Frame 1 (no input): blank canvas, image omitted
Frame 60 (the mouse pressed at the canvas centre just before this capture): blank canvas, image omitted
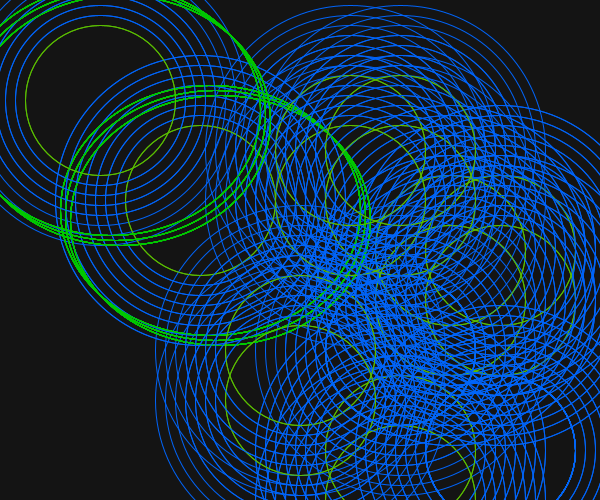
Frame 120 (the mouse held since frame 60 and released just before this capture)

The Processing sketch whose frames 1 and 60 were blank and that drew this single picture after the mouse press (run headless with seeded random() and noise(); from frame 60 on, the mouse is pressed at the canvas centre):

// Processing sketch: processing_139578
// ── processing_139578.pde



//method - returns a value 
void setup() {
  size(600, 500);
 
  background(255);
  smooth();

}

//call a function
void draw() {
  background(20);
  stroke(100, 100, 100);
  vortex(200, 200, mouseX); // function
  vortex(100, 100, mouseX);
  vortex(200, 200, mouseX);
  vortex(100, 100, mouseY);

}


//function's method
void vortex(int x, int y, int d) {
  pushMatrix();
  translate(x, y);
  stroke(90, 190, 0);
  noFill();
  
  for(int i = 150; i < d; i +=20) {
    //line(mouseX, mouseY, i, i);
    //line(mouseX, mouseY, mouseX, mouseY);
   
    ellipse(0, 0, i, i);
    ellipse(mouseX, mouseY, i, i);
    //stroke(10, 0, 50);
    ellipse(mouseY, 100, i, i);
    ellipse(mouseX, 100, i, i);
    ellipse(200, mouseX, i, i);
    ellipse(200, mouseY, i, i);
    //stroke(100, 0, 150);
    ellipse(mouseX, 50, i, i);
    ellipse(mouseY, 50, i, i);
    stroke(0, 200, 0);
    ellipse(10, 10, mouseX, mouseY);
    ellipse(15, 15, mouseX, mouseY);
    ellipse(20, 20, mouseX, mouseY);
    stroke(0, 100, 250);
    //ellipse(mouseX, mouseY, 25, 25);
    ellipse(mouseX, mouseY, 150, 150);
  
  }
  popMatrix();
}
